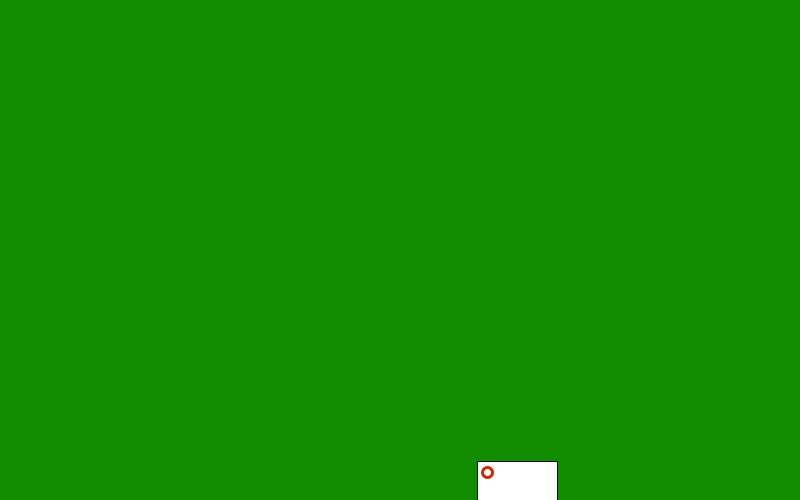
Frame 1 (no input)
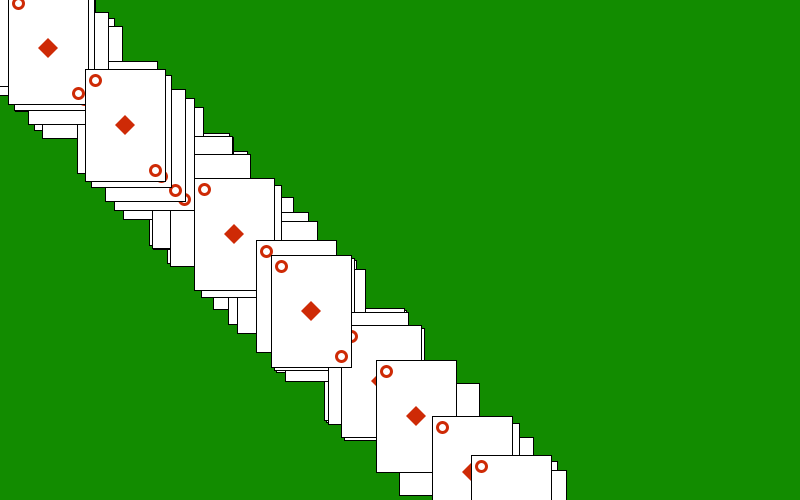
Frame 60 (the mouse pressed at the canvas centre just before this capture)
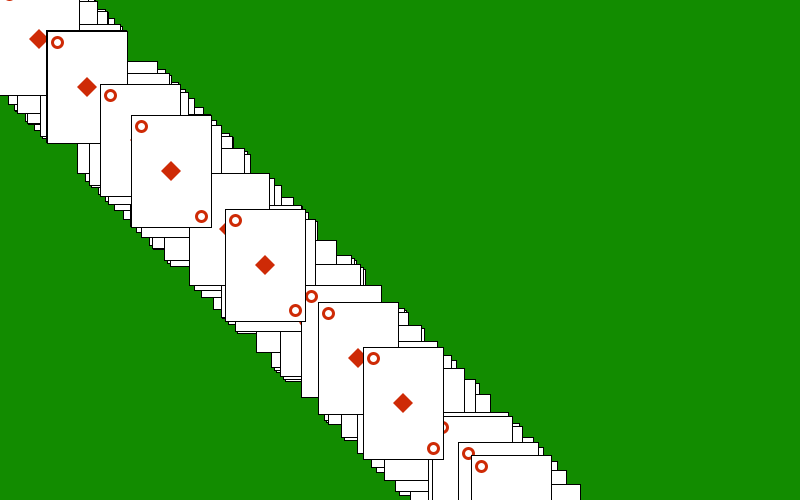
Frame 120 (the mouse held since frame 60 and released just before this capture)

The Processing sketch that drew these frames (run headless with seeded random() and noise(); from frame 60 on, the mouse is pressed at the canvas centre):

// Processing sketch: Week_1_HW
// ── Week_1_HW.pde
int bgColorR = 18;
int bgColorG = 140;
int bgColorB = 0;
int cardPosition;
int cardSize;

void setup(){
  size(800,500);
  background(bgColorR, bgColorG, bgColorB);
  
  //cardSize = 80;
  cardSize = int(width*.1);
  //cardPosition = 200;
  cardPosition = int(width*.25);

}


void draw(){
  
  println(cardPosition);
  
  //To randomize position
  cardPosition = int(width*random(0,1));
  
  //CHANGING COLOR!!!
  //background(bgColorR++, bgColorG++, bgColorB--);
  
  //Drawing white card
  strokeWeight(1);
  stroke(0);
  rectMode(CENTER);
  fill(255);
  //rect(200, 200, 80, 112);
  rect(cardPosition, cardPosition, cardSize, cardSize*1.40);
  
  //Drawing ellipse
  noFill();
  stroke(206,42,6);
  strokeWeight(3);
  //ellipse(170, 155, 10, 10);
  ellipse(cardPosition-30, cardPosition-45, cardSize*.125, cardSize*.125);
  
  noFill();
  stroke(206,42,6);
  strokeWeight(3);
  //ellipse(230, 245, 10, 10);
  ellipse(cardPosition+30, cardPosition+45, cardSize*.125, cardSize*.125);

  //Drawing quad in middle
  noStroke();
  fill(206,42,6);
  //quad(200, 190, 210, 200, 200, 210, 190, 200);
  quad(cardPosition, cardPosition-10, cardPosition+10, cardPosition, cardPosition, cardPosition+10, cardPosition-10, cardPosition); 
  

}
